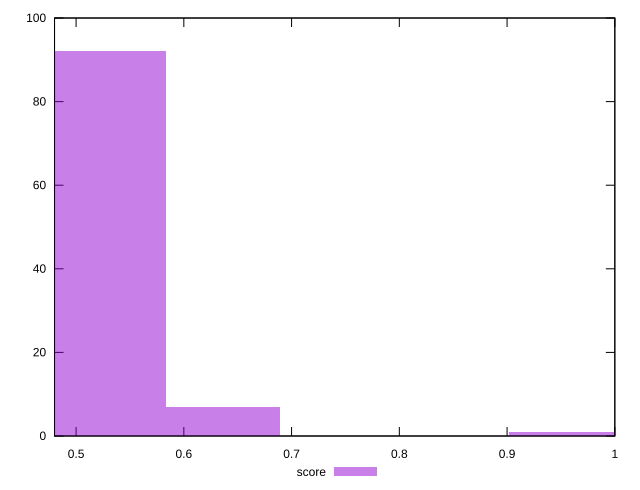

gnuplot code for this plot:
reset

$score <<EOF
0.9548202882539067 1
0.5304557156966149 92
0.6365468588359378 7
EOF

set key outside below
set boxwidth 0.10609114313932297
set xrange [0.48:1]
set yrange [0:100]
set trange [0:100]
set style fill transparent solid 0.5 noborder
set terminal svg size 640, 490 enhanced background rgb 'white'
set output "reports/report_00032_2021-02-25T10-28-15.087Z/uses-http2/samples/music/score/histogram.svg"

plot $score title "score" with boxes

reset
